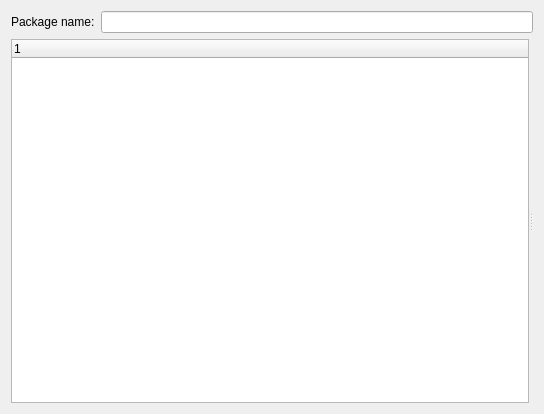
<?xml version="1.0" encoding="UTF-8"?>
<ui version="4.0">
 <class>FIDLForm</class>
 <widget class="QWidget" name="FIDLForm">
  <property name="geometry">
   <rect>
    <x>0</x>
    <y>0</y>
    <width>544</width>
    <height>414</height>
   </rect>
  </property>
  <property name="windowTitle">
   <string>Form</string>
  </property>
  <layout class="QVBoxLayout" name="verticalLayout_2">
   <item>
    <layout class="QHBoxLayout" name="horizontalLayout">
     <item>
      <widget class="QLabel" name="label">
       <property name="text">
        <string>Package name:</string>
       </property>
      </widget>
     </item>
     <item>
      <widget class="QLineEdit" name="lineEdit"/>
     </item>
    </layout>
   </item>
   <item>
    <widget class="QSplitter" name="splitter">
     <property name="sizePolicy">
      <sizepolicy hsizetype="Expanding" vsizetype="Expanding">
       <horstretch>0</horstretch>
       <verstretch>0</verstretch>
      </sizepolicy>
     </property>
     <property name="frameShape">
      <enum>QFrame::NoFrame</enum>
     </property>
     <property name="orientation">
      <enum>Qt::Horizontal</enum>
     </property>
     <widget class="QTreeWidget" name="treeWidget">
      <column>
       <property name="text">
        <string notr="true">1</string>
       </property>
      </column>
     </widget>
     <widget class="QWidget" name="verticalLayoutWidget">
      <layout class="QVBoxLayout" name="verticalLayout" stretch=""/>
     </widget>
    </widget>
   </item>
  </layout>
 </widget>
 <resources/>
 <connections/>
</ui>
